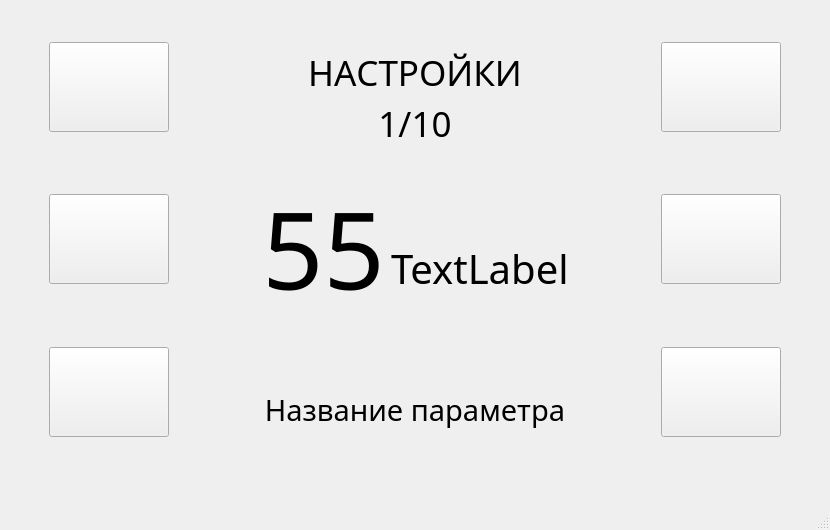
<?xml version="1.0" encoding="UTF-8"?>
<ui version="4.0">
 <class>MainWindow</class>
 <widget class="QMainWindow" name="MainWindow">
  <property name="geometry">
   <rect>
    <x>0</x>
    <y>0</y>
    <width>830</width>
    <height>530</height>
   </rect>
  </property>
  <property name="minimumSize">
   <size>
    <width>480</width>
    <height>320</height>
   </size>
  </property>
  <property name="maximumSize">
   <size>
    <width>4800</width>
    <height>3200</height>
   </size>
  </property>
  <property name="windowTitle">
   <string>MainWindow</string>
  </property>
  <widget class="QWidget" name="centralwidget">
   <layout class="QVBoxLayout" name="verticalLayout_5">
    <item>
     <spacer name="verticalSpacer">
      <property name="orientation">
       <enum>Qt::Vertical</enum>
      </property>
      <property name="sizeType">
       <enum>QSizePolicy::Minimum</enum>
      </property>
      <property name="sizeHint" stdset="0">
       <size>
        <width>20</width>
        <height>1</height>
       </size>
      </property>
     </spacer>
    </item>
    <item>
     <layout class="QHBoxLayout" name="horizontalLayout_5">
      <item>
       <spacer name="horizontalSpacer_5">
        <property name="orientation">
         <enum>Qt::Horizontal</enum>
        </property>
        <property name="sizeType">
         <enum>QSizePolicy::Fixed</enum>
        </property>
        <property name="sizeHint" stdset="0">
         <size>
          <width>40</width>
          <height>30</height>
         </size>
        </property>
       </spacer>
      </item>
      <item>
       <layout class="QVBoxLayout" name="verticalLayout_4">
        <item>
         <layout class="QHBoxLayout" name="horizontalLayout_2">
          <item>
           <widget class="QPushButton" name="button_menu">
            <property name="minimumSize">
             <size>
              <width>120</width>
              <height>90</height>
             </size>
            </property>
            <property name="maximumSize">
             <size>
              <width>85</width>
              <height>70</height>
             </size>
            </property>
            <property name="font">
             <font>
              <pointsize>16</pointsize>
             </font>
            </property>
            <property name="whatsThis">
             <string/>
            </property>
            <property name="accessibleName">
             <string/>
            </property>
            <property name="layoutDirection">
             <enum>Qt::LeftToRight</enum>
            </property>
            <property name="autoFillBackground">
             <bool>false</bool>
            </property>
            <property name="text">
             <string/>
            </property>
            <property name="iconSize">
             <size>
              <width>150</width>
              <height>150</height>
             </size>
            </property>
            <property name="autoRepeatInterval">
             <number>100</number>
            </property>
            <property name="autoDefault">
             <bool>false</bool>
            </property>
            <property name="default">
             <bool>false</bool>
            </property>
            <property name="flat">
             <bool>false</bool>
            </property>
           </widget>
          </item>
          <item>
           <spacer name="horizontalSpacer">
            <property name="orientation">
             <enum>Qt::Horizontal</enum>
            </property>
            <property name="sizeHint" stdset="0">
             <size>
              <width>40</width>
              <height>20</height>
             </size>
            </property>
           </spacer>
          </item>
          <item>
           <layout class="QVBoxLayout" name="verticalLayout">
            <property name="spacing">
             <number>0</number>
            </property>
            <item>
             <spacer name="verticalSpacer_8">
              <property name="orientation">
               <enum>Qt::Vertical</enum>
              </property>
              <property name="sizeType">
               <enum>QSizePolicy::Minimum</enum>
              </property>
              <property name="sizeHint" stdset="0">
               <size>
                <width>20</width>
                <height>200</height>
               </size>
              </property>
             </spacer>
            </item>
            <item>
             <widget class="QLabel" name="label_window">
              <property name="font">
               <font>
                <family>Siemens AD Sans</family>
                <pointsize>26</pointsize>
               </font>
              </property>
              <property name="text">
               <string>НАСТРОЙКИ</string>
              </property>
              <property name="alignment">
               <set>Qt::AlignCenter</set>
              </property>
             </widget>
            </item>
            <item>
             <spacer name="verticalSpacer_12">
              <property name="orientation">
               <enum>Qt::Vertical</enum>
              </property>
              <property name="sizeType">
               <enum>QSizePolicy::Fixed</enum>
              </property>
              <property name="sizeHint" stdset="0">
               <size>
                <width>20</width>
                <height>10</height>
               </size>
              </property>
             </spacer>
            </item>
            <item>
             <spacer name="verticalSpacer_11">
              <property name="orientation">
               <enum>Qt::Vertical</enum>
              </property>
              <property name="sizeHint" stdset="0">
               <size>
                <width>20</width>
                <height>40</height>
               </size>
              </property>
             </spacer>
            </item>
            <item>
             <layout class="QHBoxLayout" name="horizontalLayout">
              <item>
               <widget class="QLabel" name="coll_params">
                <property name="font">
                 <font>
                  <family>Siemens AD Sans</family>
                  <pointsize>26</pointsize>
                 </font>
                </property>
                <property name="text">
                 <string>1/10</string>
                </property>
                <property name="alignment">
                 <set>Qt::AlignCenter</set>
                </property>
               </widget>
              </item>
             </layout>
            </item>
            <item>
             <spacer name="verticalSpacer_7">
              <property name="orientation">
               <enum>Qt::Vertical</enum>
              </property>
              <property name="sizeType">
               <enum>QSizePolicy::Expanding</enum>
              </property>
              <property name="sizeHint" stdset="0">
               <size>
                <width>20</width>
                <height>10</height>
               </size>
              </property>
             </spacer>
            </item>
           </layout>
          </item>
          <item>
           <spacer name="horizontalSpacer_2">
            <property name="orientation">
             <enum>Qt::Horizontal</enum>
            </property>
            <property name="sizeHint" stdset="0">
             <size>
              <width>40</width>
              <height>20</height>
             </size>
            </property>
           </spacer>
          </item>
          <item>
           <widget class="QPushButton" name="button_reset">
            <property name="minimumSize">
             <size>
              <width>120</width>
              <height>90</height>
             </size>
            </property>
            <property name="maximumSize">
             <size>
              <width>85</width>
              <height>70</height>
             </size>
            </property>
            <property name="font">
             <font>
              <pointsize>16</pointsize>
             </font>
            </property>
            <property name="whatsThis">
             <string/>
            </property>
            <property name="accessibleName">
             <string/>
            </property>
            <property name="layoutDirection">
             <enum>Qt::LeftToRight</enum>
            </property>
            <property name="autoFillBackground">
             <bool>false</bool>
            </property>
            <property name="text">
             <string/>
            </property>
            <property name="autoRepeatInterval">
             <number>100</number>
            </property>
            <property name="autoDefault">
             <bool>false</bool>
            </property>
            <property name="default">
             <bool>false</bool>
            </property>
            <property name="flat">
             <bool>false</bool>
            </property>
           </widget>
          </item>
         </layout>
        </item>
        <item>
         <spacer name="verticalSpacer_4">
          <property name="orientation">
           <enum>Qt::Vertical</enum>
          </property>
          <property name="sizeType">
           <enum>QSizePolicy::Minimum</enum>
          </property>
          <property name="sizeHint" stdset="0">
           <size>
            <width>20</width>
            <height>13</height>
           </size>
          </property>
         </spacer>
        </item>
        <item>
         <layout class="QHBoxLayout" name="horizontalLayout_3">
          <item>
           <widget class="QPushButton" name="button_minus">
            <property name="minimumSize">
             <size>
              <width>120</width>
              <height>90</height>
             </size>
            </property>
            <property name="maximumSize">
             <size>
              <width>85</width>
              <height>70</height>
             </size>
            </property>
            <property name="font">
             <font>
              <pointsize>26</pointsize>
             </font>
            </property>
            <property name="text">
             <string/>
            </property>
            <property name="autoRepeatInterval">
             <number>100</number>
            </property>
           </widget>
          </item>
          <item>
           <spacer name="horizontalSpacer_3">
            <property name="orientation">
             <enum>Qt::Horizontal</enum>
            </property>
            <property name="sizeHint" stdset="0">
             <size>
              <width>40</width>
              <height>20</height>
             </size>
            </property>
           </spacer>
          </item>
          <item>
           <layout class="QVBoxLayout" name="verticalLayout_2">
            <item>
             <spacer name="verticalSpacer_9">
              <property name="orientation">
               <enum>Qt::Vertical</enum>
              </property>
              <property name="sizeType">
               <enum>QSizePolicy::Fixed</enum>
              </property>
              <property name="sizeHint" stdset="0">
               <size>
                <width>20</width>
                <height>10</height>
               </size>
              </property>
             </spacer>
            </item>
            <item>
             <widget class="QLabel" name="value">
              <property name="minimumSize">
               <size>
                <width>0</width>
                <height>150</height>
               </size>
              </property>
              <property name="font">
               <font>
                <family>Siemens AD Sans</family>
                <pointsize>80</pointsize>
               </font>
              </property>
              <property name="text">
               <string>55</string>
              </property>
              <property name="alignment">
               <set>Qt::AlignCenter</set>
              </property>
             </widget>
            </item>
            <item>
             <spacer name="verticalSpacer_10">
              <property name="orientation">
               <enum>Qt::Vertical</enum>
              </property>
              <property name="sizeHint" stdset="0">
               <size>
                <width>20</width>
                <height>13</height>
               </size>
              </property>
             </spacer>
            </item>
           </layout>
          </item>
          <item>
           <widget class="QLabel" name="value_mini">
            <property name="font">
             <font>
              <family>Siemens AD Sans</family>
              <pointsize>30</pointsize>
             </font>
            </property>
            <property name="text">
             <string>TextLabel</string>
            </property>
            <property name="alignment">
             <set>Qt::AlignBottom|Qt::AlignLeading|Qt::AlignLeft</set>
            </property>
           </widget>
          </item>
          <item>
           <spacer name="horizontalSpacer_4">
            <property name="orientation">
             <enum>Qt::Horizontal</enum>
            </property>
            <property name="sizeHint" stdset="0">
             <size>
              <width>40</width>
              <height>20</height>
             </size>
            </property>
           </spacer>
          </item>
          <item>
           <widget class="QPushButton" name="button_plus">
            <property name="minimumSize">
             <size>
              <width>120</width>
              <height>90</height>
             </size>
            </property>
            <property name="maximumSize">
             <size>
              <width>85</width>
              <height>70</height>
             </size>
            </property>
            <property name="font">
             <font>
              <pointsize>26</pointsize>
             </font>
            </property>
            <property name="text">
             <string/>
            </property>
            <property name="autoRepeatInterval">
             <number>100</number>
            </property>
           </widget>
          </item>
         </layout>
        </item>
        <item>
         <spacer name="verticalSpacer_3">
          <property name="orientation">
           <enum>Qt::Vertical</enum>
          </property>
          <property name="sizeType">
           <enum>QSizePolicy::Minimum</enum>
          </property>
          <property name="sizeHint" stdset="0">
           <size>
            <width>20</width>
            <height>13</height>
           </size>
          </property>
         </spacer>
        </item>
        <item>
         <layout class="QHBoxLayout" name="horizontalLayout_4">
          <item>
           <widget class="QPushButton" name="button_left">
            <property name="minimumSize">
             <size>
              <width>120</width>
              <height>90</height>
             </size>
            </property>
            <property name="maximumSize">
             <size>
              <width>85</width>
              <height>70</height>
             </size>
            </property>
            <property name="font">
             <font>
              <pointsize>26</pointsize>
             </font>
            </property>
            <property name="text">
             <string/>
            </property>
            <property name="iconSize">
             <size>
              <width>150</width>
              <height>150</height>
             </size>
            </property>
            <property name="autoRepeatInterval">
             <number>100</number>
            </property>
           </widget>
          </item>
          <item>
           <spacer name="horizontalSpacer_7">
            <property name="orientation">
             <enum>Qt::Horizontal</enum>
            </property>
            <property name="sizeType">
             <enum>QSizePolicy::Expanding</enum>
            </property>
            <property name="sizeHint" stdset="0">
             <size>
              <width>40</width>
              <height>20</height>
             </size>
            </property>
           </spacer>
          </item>
          <item>
           <layout class="QVBoxLayout" name="verticalLayout_3">
            <item>
             <spacer name="verticalSpacer_5">
              <property name="orientation">
               <enum>Qt::Vertical</enum>
              </property>
              <property name="sizeType">
               <enum>QSizePolicy::Fixed</enum>
              </property>
              <property name="sizeHint" stdset="0">
               <size>
                <width>20</width>
                <height>40</height>
               </size>
              </property>
             </spacer>
            </item>
            <item>
             <widget class="QLabel" name="name_params">
              <property name="minimumSize">
               <size>
                <width>350</width>
                <height>110</height>
               </size>
              </property>
              <property name="maximumSize">
               <size>
                <width>160000</width>
                <height>16777215</height>
               </size>
              </property>
              <property name="font">
               <font>
                <family>Siemens AD Sans</family>
                <pointsize>22</pointsize>
               </font>
              </property>
              <property name="layoutDirection">
               <enum>Qt::LeftToRight</enum>
              </property>
              <property name="text">
               <string>Название параметра</string>
              </property>
              <property name="alignment">
               <set>Qt::AlignCenter</set>
              </property>
             </widget>
            </item>
            <item>
             <spacer name="verticalSpacer_6">
              <property name="orientation">
               <enum>Qt::Vertical</enum>
              </property>
              <property name="sizeHint" stdset="0">
               <size>
                <width>20</width>
                <height>40</height>
               </size>
              </property>
             </spacer>
            </item>
           </layout>
          </item>
          <item>
           <spacer name="horizontalSpacer_8">
            <property name="orientation">
             <enum>Qt::Horizontal</enum>
            </property>
            <property name="sizeHint" stdset="0">
             <size>
              <width>40</width>
              <height>20</height>
             </size>
            </property>
           </spacer>
          </item>
          <item>
           <widget class="QPushButton" name="button_right">
            <property name="minimumSize">
             <size>
              <width>120</width>
              <height>90</height>
             </size>
            </property>
            <property name="maximumSize">
             <size>
              <width>85</width>
              <height>70</height>
             </size>
            </property>
            <property name="font">
             <font>
              <pointsize>26</pointsize>
             </font>
            </property>
            <property name="text">
             <string/>
            </property>
            <property name="iconSize">
             <size>
              <width>150</width>
              <height>150</height>
             </size>
            </property>
            <property name="autoRepeatInterval">
             <number>100</number>
            </property>
           </widget>
          </item>
         </layout>
        </item>
       </layout>
      </item>
      <item>
       <spacer name="horizontalSpacer_6">
        <property name="orientation">
         <enum>Qt::Horizontal</enum>
        </property>
        <property name="sizeType">
         <enum>QSizePolicy::Fixed</enum>
        </property>
        <property name="sizeHint" stdset="0">
         <size>
          <width>40</width>
          <height>30</height>
         </size>
        </property>
       </spacer>
      </item>
     </layout>
    </item>
    <item>
     <spacer name="verticalSpacer_2">
      <property name="orientation">
       <enum>Qt::Vertical</enum>
      </property>
      <property name="sizeType">
       <enum>QSizePolicy::Minimum</enum>
      </property>
      <property name="sizeHint" stdset="0">
       <size>
        <width>20</width>
        <height>50</height>
       </size>
      </property>
     </spacer>
    </item>
   </layout>
  </widget>
  <widget class="QMenuBar" name="menubar">
   <property name="geometry">
    <rect>
     <x>0</x>
     <y>0</y>
     <width>830</width>
     <height>26</height>
    </rect>
   </property>
  </widget>
  <widget class="QStatusBar" name="statusbar"/>
 </widget>
 <resources/>
 <connections/>
</ui>
